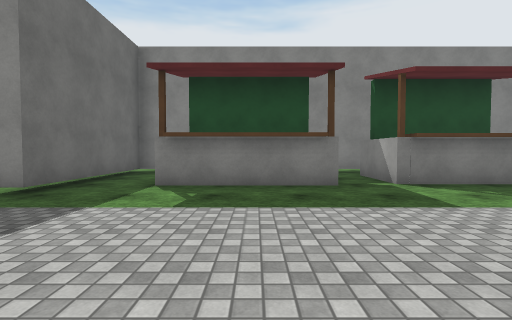
view 1 (above)

17 first-person views from a walk through a Unity game level. The camera is 1.3 m above the floor, tilts 2° down and sees 85° across. The floor is counted in squares, 2 m on a side. Each view is taken from the middle of a square. On the plan, view 1 faces up. The plan holds only what a view shows up to about 9 squares ahead; the rest is blank. The place goes on beyond the plan. The player character is not drawn. Some animated figures are not drawn. Door leaves are left out, so doorways stand open. Some surface patterns are stand-ins.

view 2
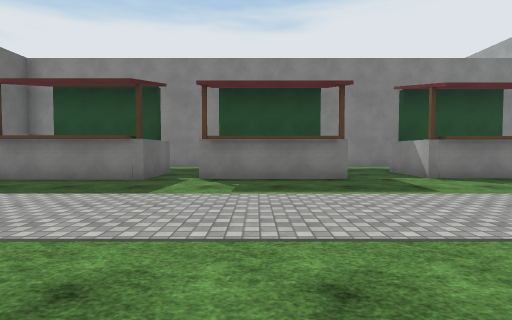

view 3
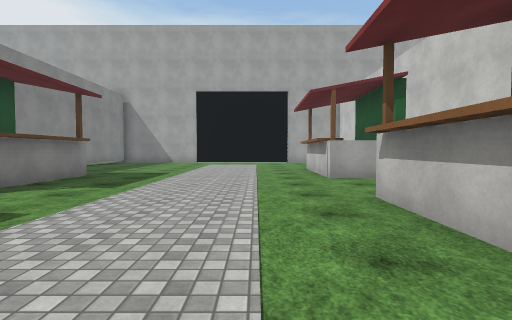

view 4
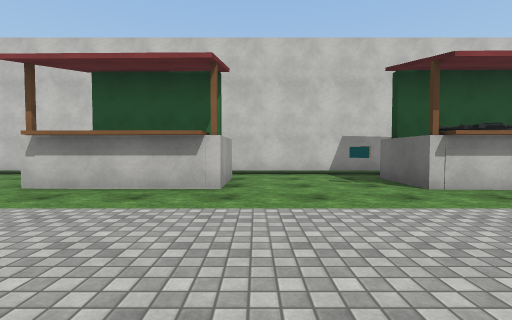

view 5
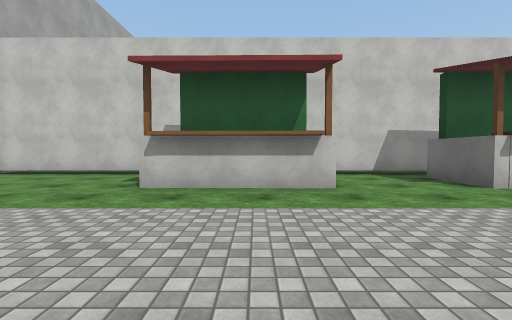

view 6
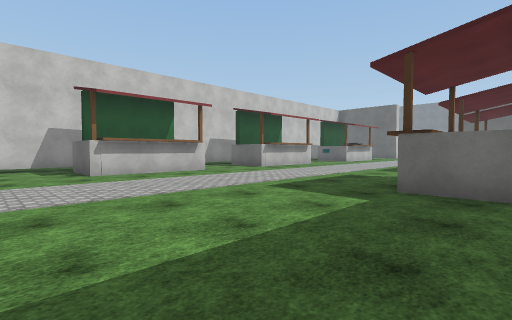

view 7
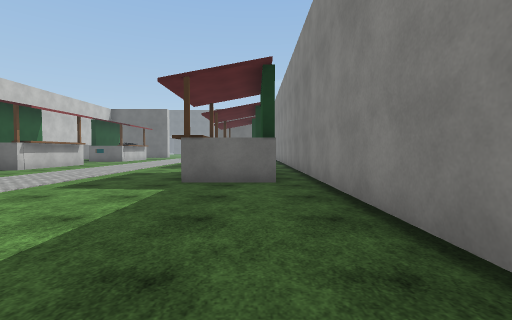

view 8
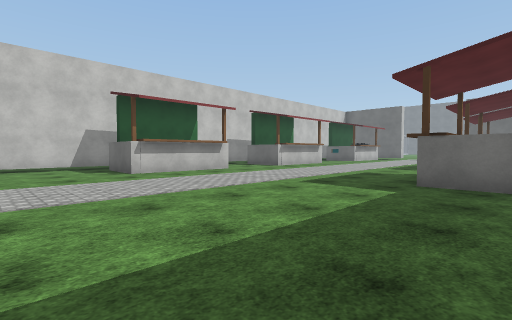

view 9
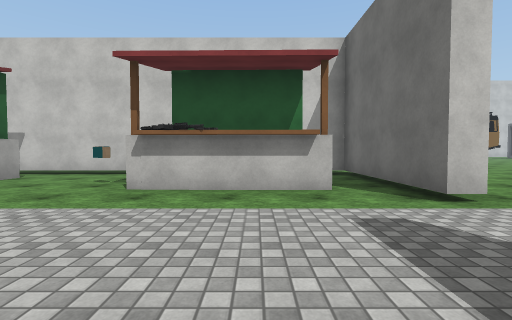

view 10
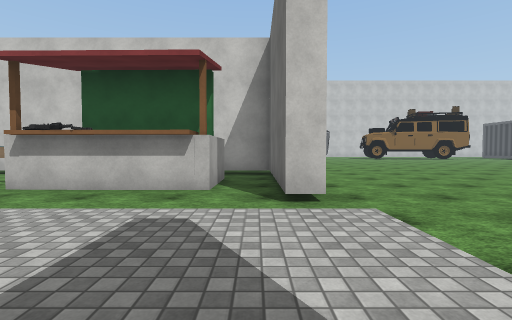

view 11
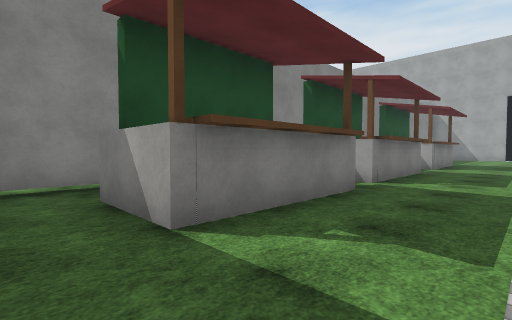

view 12
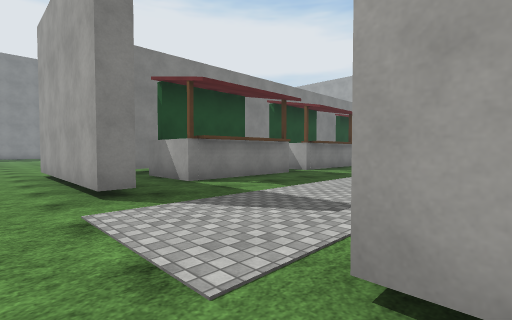

view 13
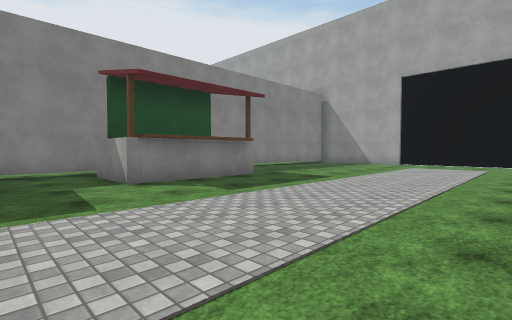

view 14
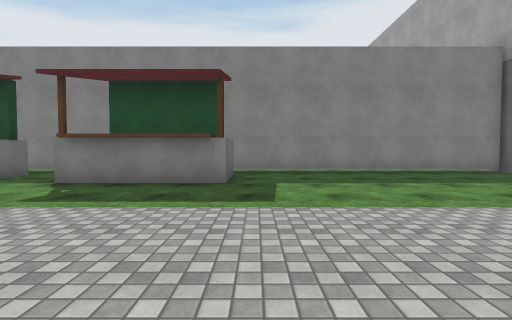

view 15
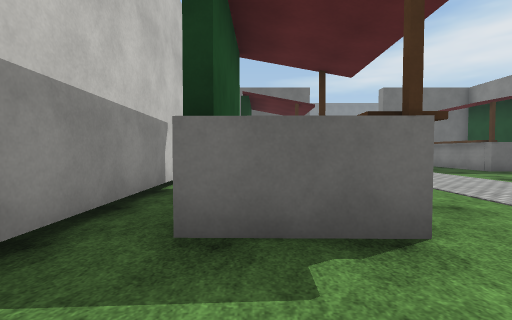

view 16
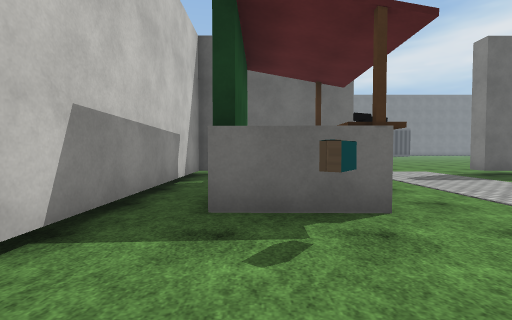

view 17
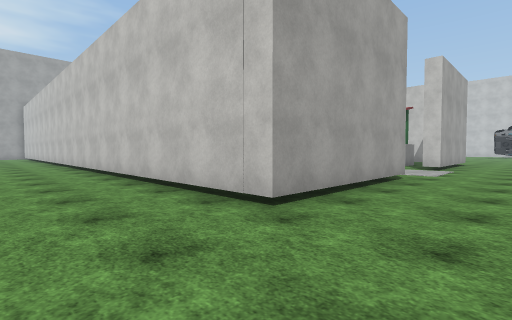

### Floor plan
Points are (right, up) in squares from view 1. A wall is a line through its corners. A room is listed if a view was taken in it or the views show most of it. See-through windows are left out.
Room 1 (views 1, 2, 3, 4, 5, 6, 7, 8, 9, 10, 11, 13, 14, 15, 16)
walls: (3.1, 8.1) (2.4, 8.1); (13.8, -3.5) (17.5, -3.5); (-1.4, 8.1) (-3.4, 8.1) (-3.4, 4.1) (-3.9, 4.1) (-3.9, 5.6); (-3.9, 0.6) (-3.4, 0.6) (-3.4, -3.5) (11, -3.5); (17.5, 8.1) (5.2, 8.1)
ways out: opening at (-5.7, 3.5) to room 2
objects: other object (-2, -2) to (1, -1); other object (-2, 5) to (1, 7); other object (3, 6) to (6, 7); other object (5, -2) to (8, -1); other object (8, 6) to (11, 7); other object (11, -2) to (14, -1)
Room 2 (views 12, 17)
walls: (-3.9, 0) (-3.9, 0.6); (-3.9, 5.6) (-3.9, 8.6) (4.4, 8.6)
ways out: opening at (-5.7, 3.5) to room 1

Where each view was taken, in squares from view 1:
view 1: 0 up, 0 right, facing up
view 2: 1 down, 4 right, facing up
view 3: 1 up, 4 right, facing right
view 4: 4 up, 4 right, facing down
view 5: 4 up, 12 right, facing down
view 6: 7 up, 16 right, facing down-left
view 7: 7 up, 17 right, facing left
view 8: 7 up, 17 right, facing down-left
view 9: 4 up, 1 left, facing down
view 10: 4 up, 3 left, facing down
view 11: 3 up, 3 left, facing up-right
view 12: 0 up, 5 left, facing up-right
view 13: 0 up, 6 right, facing up-right
view 14: 0 up, 12 right, facing up
view 15: 2 down, 10 right, facing left
view 16: 2 down, 4 right, facing left
view 17: 11 up, 6 left, facing down-right
